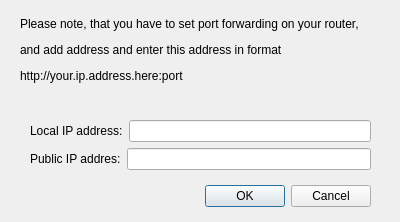
<?xml version="1.0" encoding="UTF-8"?>
<ui version="4.0">
 <class>Dialog</class>
 <widget class="QDialog" name="Dialog">
  <property name="geometry">
   <rect>
    <x>0</x>
    <y>0</y>
    <width>400</width>
    <height>222</height>
   </rect>
  </property>
  <property name="windowTitle">
   <string>Dialog</string>
  </property>
  <widget class="QDialogButtonBox" name="buttonBox">
   <property name="geometry">
    <rect>
     <x>30</x>
     <y>180</y>
     <width>341</width>
     <height>32</height>
    </rect>
   </property>
   <property name="orientation">
    <enum>Qt::Horizontal</enum>
   </property>
   <property name="standardButtons">
    <set>QDialogButtonBox::Cancel|QDialogButtonBox::Ok</set>
   </property>
  </widget>
  <widget class="QLabel" name="label_3">
   <property name="geometry">
    <rect>
     <x>20</x>
     <y>10</y>
     <width>351</width>
     <height>81</height>
    </rect>
   </property>
   <property name="text">
    <string>&lt;html&gt;&lt;head/&gt;&lt;body&gt;&lt;p&gt;Please note, that you have to set port forwarding on your router,&lt;/p&gt;&lt;p&gt;and add address and enter this address in format&lt;/p&gt;&lt;p&gt; http://your.ip.address.here:port&lt;/p&gt;&lt;/body&gt;&lt;/html&gt;</string>
   </property>
  </widget>
  <widget class="QWidget" name="">
   <property name="geometry">
    <rect>
     <x>30</x>
     <y>120</y>
     <width>341</width>
     <height>52</height>
    </rect>
   </property>
   <layout class="QVBoxLayout" name="verticalLayout">
    <item>
     <layout class="QHBoxLayout" name="horizontalLayout">
      <item>
       <widget class="QLabel" name="label">
        <property name="text">
         <string>Local IP address:</string>
        </property>
       </widget>
      </item>
      <item>
       <widget class="QLineEdit" name="localIP"/>
      </item>
     </layout>
    </item>
    <item>
     <layout class="QHBoxLayout" name="horizontalLayout_2">
      <item>
       <widget class="QLabel" name="label_2">
        <property name="text">
         <string>Public IP addres:</string>
        </property>
       </widget>
      </item>
      <item>
       <widget class="QLineEdit" name="publicIP"/>
      </item>
     </layout>
    </item>
   </layout>
  </widget>
 </widget>
 <resources/>
 <connections>
  <connection>
   <sender>buttonBox</sender>
   <signal>accepted()</signal>
   <receiver>Dialog</receiver>
   <slot>accept()</slot>
   <hints>
    <hint type="sourcelabel">
     <x>248</x>
     <y>254</y>
    </hint>
    <hint type="destinationlabel">
     <x>157</x>
     <y>274</y>
    </hint>
   </hints>
  </connection>
  <connection>
   <sender>buttonBox</sender>
   <signal>rejected()</signal>
   <receiver>Dialog</receiver>
   <slot>reject()</slot>
   <hints>
    <hint type="sourcelabel">
     <x>316</x>
     <y>260</y>
    </hint>
    <hint type="destinationlabel">
     <x>286</x>
     <y>274</y>
    </hint>
   </hints>
  </connection>
 </connections>
</ui>
